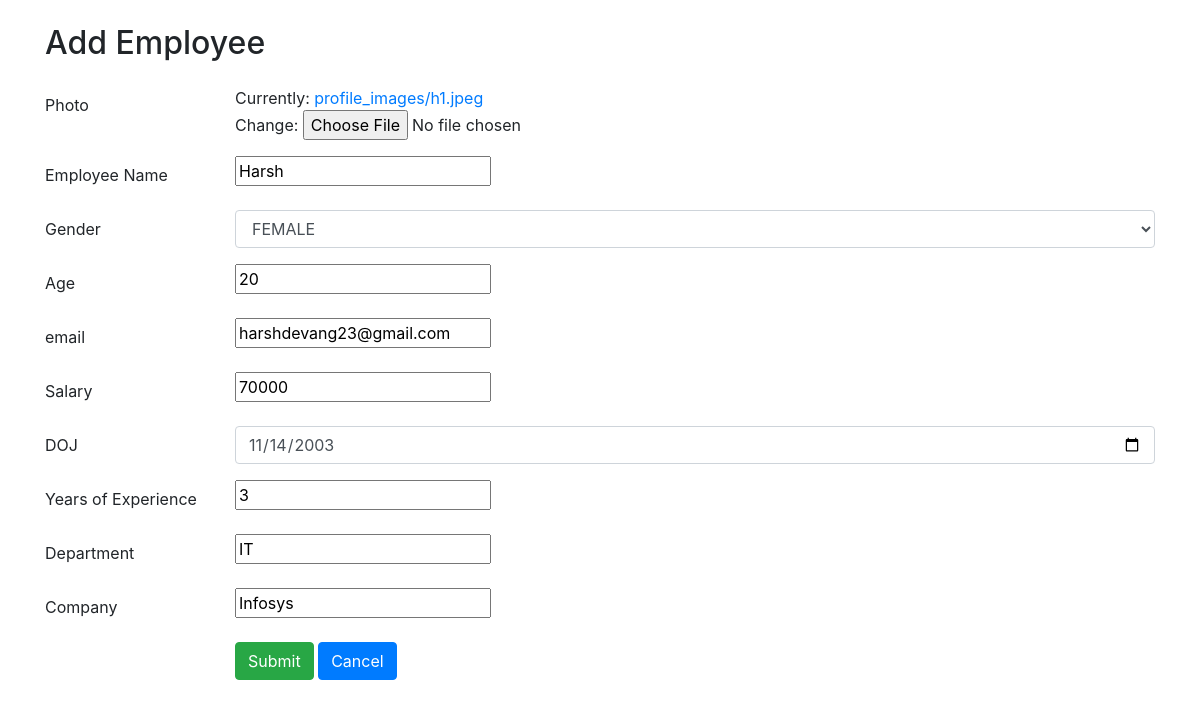
Screenshot of /edit/5 with the database file from the repository.
### employeeapp/models.py (models this page shows, shortened)
class Employee(models.Model):
    g=[
        ('FEMALE','FEMALE'),
        ('MALE','MALE'),
    ]
    profile=models.ImageField(upload_to='profile_images/',null=True)
    eid=models.AutoField(primary_key=True)
    ename=models.CharField(max_length=50)
    egender=models.CharField(choices=g,max_length=50)
    eage=models.IntegerField()
    email=models.EmailField(null=True,unique=True)
    esalary=models.IntegerField()
    doj=models.DateField(null=True)
    eyoe=models.CharField(max_length=200)
    edep=models.CharField(max_length=200)
    company=models.CharField(max_length=200)

### employeeapp/views.py (the view)
# urls.py: path('edit/<int:pk>',views.editemployee,name='editemployee')
def editemployee(request,pk):
    emp1=get_object_or_404(Employee,pk=pk)
    if(request.method == 'POST'):
        form=Employeeform(request.POST,instance=emp1)
        if(form.is_valid):
            book1=form.save()
            return redirect(viewemployee)
    else:
        form=Employeeform(instance=emp1)
        return render(request,'addemployee.html', {'form':form})

### employeeapp/forms.py
class Employeeform(forms.ModelForm):
    class Meta:
        model=Employee
        fields=['ename', 'egender', 'eage', 'email','esalary','doj', 'eyoe','edep','company','profile']
        widgets={
            'doj':forms.DateInput(attrs={
                'class':'form-control','type':'date'
            }),
            'egender':forms.Select(attrs={
                'class':'form-control'
        })
        }

### employeeapp/templates/addemployee.html (shortened to what this page needs)
<!DOCTYPE html>
<html lang="en">
<head>
    <link rel="stylesheet" href="https://cdn.jsdelivr.net/npm/bootstrap@4.6.2/dist/css/bootstrap.min.css">
</head>
<body>
    <div class="container  mt-4">
        <h2 class="">Add Employee</h2>
        <form method="post" class="mt-4" enctype="multipart/form-data">
            <div class="form-group row">
                <label class="col-sm-2 col-form-label">Photo</label>
                <div class="col-sm-10">
                    {{ form.profile }}
                </div>
            </div>
            <div class="form-group row">
                <label class="col-sm-2 col-form-label">Employee Name</label>
                <div class="col-sm-10">
                    {{ form.ename }}
                </div>
            </div>
            <div class="form-group row">
                <label class="col-sm-2 col-form-label">Gender</label>
                <div class="col-sm-10">
                    {{ form.egender }}
                </div>
            </div>
            <div class="form-group row">
                <label class="col-sm-2 col-form-label">Age</label>
                <div class="col-sm-10">
                    {{ form.eage }}
                </div>
            </div>
            <div class="form-group row">
                <label class="col-sm-2 col-form-label">email</label>
                <div class="col-sm-10">
                    {{ form.email }}
                </div>
            </div>
            <div class="form-group row">
                <label class="col-sm-2 col-form-label">Salary</label>
                <div class="col-sm-10">
                    {{ form.esalary }}
                </div>
            </div>
            <div class="form-group row">
                <label class="col-sm-2 col-form-label">DOJ</label>
                <div class="col-sm-10">
                    {{ form.doj }}
                </div>
            </div>
            <div class="form-group row">
                <label class="col-sm-2 col-form-label">Years of Experience</label>
                <div class="col-sm-10">
                    {{ form.eyoe }}
                </div>
            </div>
            <div class="form-group row">
                <label class="col-sm-2 col-form-label">Department</label>
                <div class="col-sm-10">
                    {{ form.edep }}
                </div>
            </div>
            <div class="form-group row">
                <label class="col-sm-2 col-form-label">Company</label>
                <div class="col-sm-10">
                    {{ form.company }}
                </div>
            </div>
            <div class="form-group row">
                <div class="col-sm-10 offset-sm-2">
                    <button type="submit" class="btn btn-success">Submit</button>
                    <a href="{% url 'viewemployee' %}" class="btn btn-primary">Cancel</a>
                </div>
            </div>
        </form>
    </div>
</body>
</html>

### rows the page displays
Employee: ename "Harsh", egender "FEMALE", eage "20", email "harshdevang23@gmail.com", esalary "70000", doj "11/14/2003", eyoe "3", edep "IT", company "Infosys"
